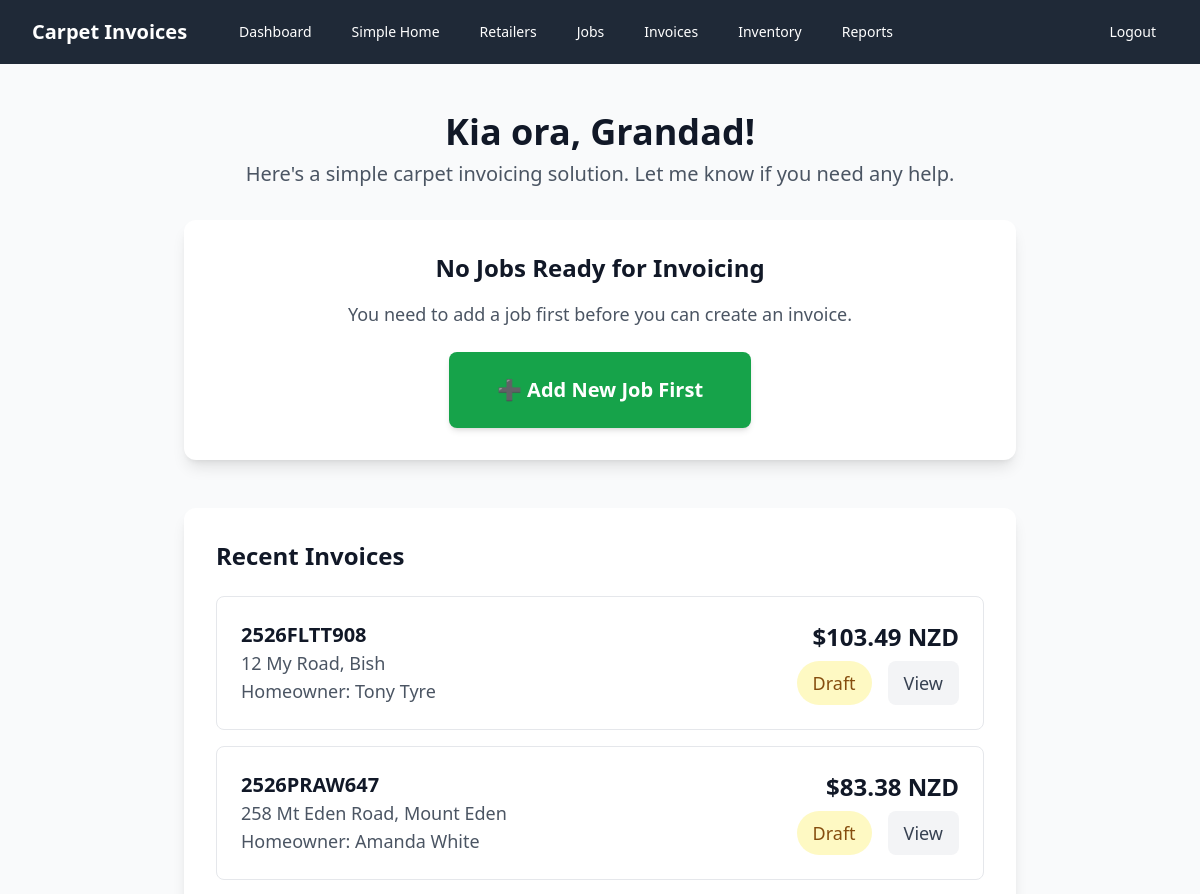
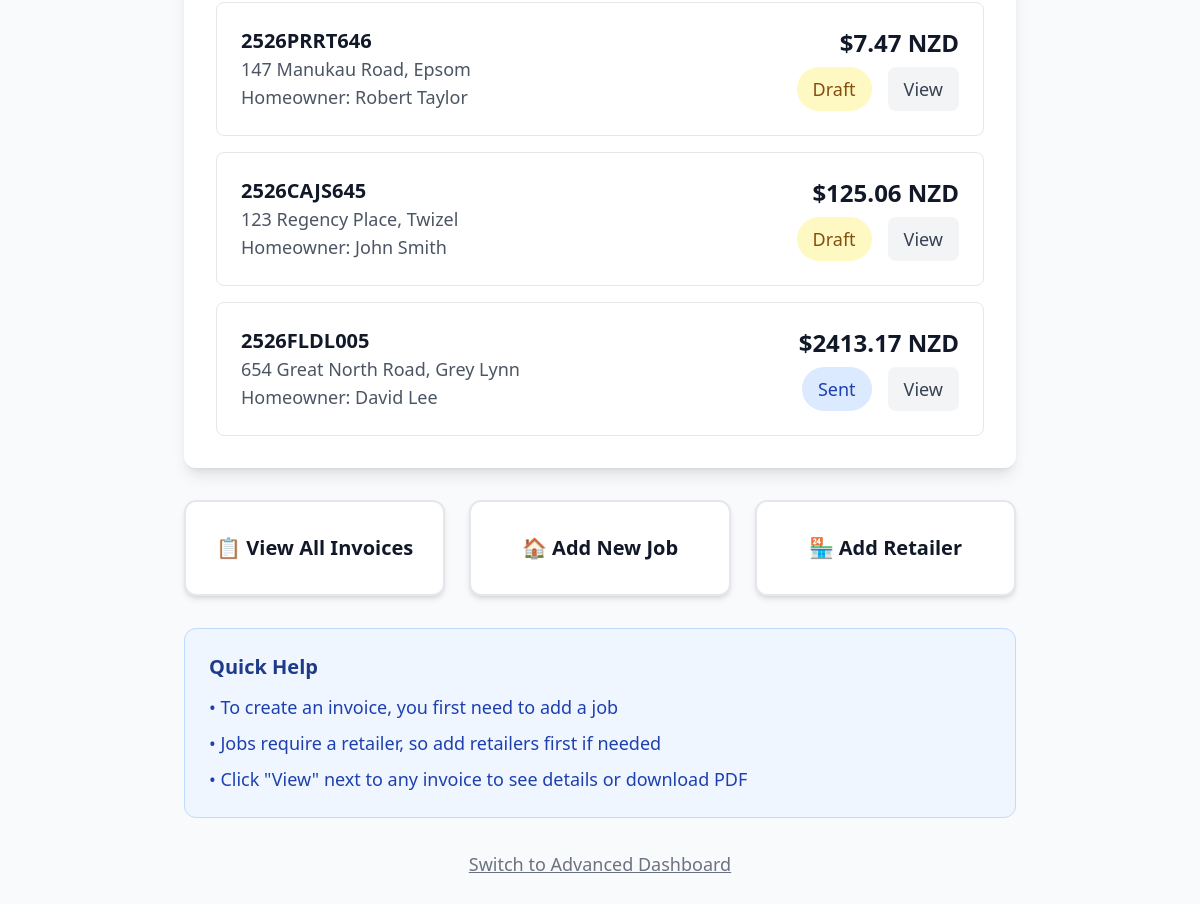
The page /simple-home (signed in) on the database its author committed (2 pictures, top to bottom).
### models.py (models this page shows, shortened)
class Invoice(db.Model):
    id = db.Column(db.Integer, primary_key=True)
    invoice_code = db.Column(db.String(100), unique=True, nullable=False, index=True)
    job_id = db.Column(db.Integer, ForeignKey('job.id'), nullable=False, index=True)
    date_created = db.Column(db.Date, nullable=False, default=datetime.now().date, index=True)
    status = db.Column(db.String(20), nullable=False, default='draft', index=True)  # draft, sent, paid
    gst_percentage = db.Column(db.Float, nullable=False, default=15.0)
    subtotal = db.Column(db.Float, nullable=False, default=0.0)
    gst_amount = db.Column(db.Float, nullable=False, default=0.0)
    total = db.Column(db.Float, nullable=False, default=0.0, index=True)
    job = relationship("Job", back_populates="invoices")
    lines = relationship("InvoiceLine", back_populates="invoice", cascade="all, delete-orphan")
    files = relationship("FileStore", back_populates="invoice", cascade="all, delete-orphan")

class Job(db.Model):
    id = db.Column(db.Integer, primary_key=True)
    street_address = db.Column(db.String(200), nullable=False)
    suburb = db.Column(db.String(100), nullable=False)
    town_city = db.Column(db.String(100), nullable=False)
    retailer_id = db.Column(db.Integer, ForeignKey('retailer.id'), nullable=False)
    homeowner_name = db.Column(db.String(100), nullable=False)
    homeowner_phone = db.Column(db.String(20), nullable=False)
    date_completed = db.Column(db.Date, nullable=False)
    retailer = relationship("Retailer", back_populates="jobs")
    invoices = relationship("Invoice", back_populates="job")

### app.py (the view)
@app.route('/simple-home')
@login_required
def simple_home():
    recent_invoices = db.session.query(Invoice).join(Job).join(Retailer).order_by(Invoice.date_created.desc()).limit(5).all()
    jobs_without_invoices = db.session.query(Job).outerjoin(Invoice).filter(Invoice.id == None).order_by(Job.date_completed.desc()).limit(5).all()
    return render_template('simple_home.html',
                         recent_invoices=recent_invoices,
                         jobs_without_invoices=jobs_without_invoices)

### app.py (called while the page is built)
def login_required(f):
    from functools import wraps
    @wraps(f)
    def decorated_function(*args, **kwargs):
        if not session.get('logged_in'):
            return redirect(url_for('login'))
        return f(*args, **kwargs)
    return decorated_function

def format_nz_currency(amount):
    return f"${amount:.2f} NZD"

@app.template_filter('nz_currency')
def nz_currency_filter(amount):
    return format_nz_currency(amount)

### templates/simple_home.html (shortened to what this page needs)
{% extends "base.html" %}
{% block content %}
<div class="min-h-screen bg-gray-50 py-6">
    <div class="max-w-4xl mx-auto px-4 sm:px-6 lg:px-8">
        <div class="text-center mb-8">
            <h1 class="text-4xl font-bold text-gray-900 mb-2">Kia ora, Grandad!</h1>
            <p class="text-xl text-gray-600">Here's a simple carpet invoicing solution. Let me know if you need any help.</p>
        </div>
        <div class="text-center mb-12">
            {% if jobs_without_invoices %}
                <div class="bg-white rounded-xl shadow-lg p-8 mb-8">
                    <h2 class="text-2xl font-semibold text-gray-900 mb-6">Create Invoice for Completed Job</h2>
                    <div class="space-y-4">
                        {% for job in jobs_without_invoices %}
                        <a href="{{ url_for('add_invoice', job_id=job.id) }}"
                           class="block w-full bg-blue-600 hover:bg-blue-700 text-white text-xl font-semibold py-6 px-8 rounded-lg transition-colors duration-200 shadow-md">
                            🧾 Create Invoice for {{ job.street_address }}, {{ job.suburb }}
                            <div class="text-lg font-normal mt-2">Homeowner: {{ job.homeowner_name }} | Retailer: {{ job.retailer.name }}</div>
                        </a>
                        {% endfor %}
                    </div>
                </div>
                <div class="bg-green-50 rounded-xl shadow-lg p-6">
                    <a href="{{ url_for('add_job') }}"
                       class="inline-block bg-green-600 hover:bg-green-700 text-white text-xl font-semibold py-4 px-8 rounded-lg transition-colors duration-200 shadow-md">
                        ➕ Add Another Job
                    </a>
                    <p class="text-sm text-green-700 mt-2">Add more carpet installation jobs</p>
                </div>
            {% else %}
                <div class="bg-white rounded-xl shadow-lg p-8 mb-8">
                    <h2 class="text-2xl font-semibold text-gray-900 mb-4">No Jobs Ready for Invoicing</h2>
                    <p class="text-lg text-gray-600 mb-6">You need to add a job first before you can create an invoice.</p>
                    <a href="{{ url_for('add_job') }}"
                       class="inline-block bg-green-600 hover:bg-green-700 text-white text-xl font-semibold py-6 px-12 rounded-lg transition-colors duration-200 shadow-md">
                        ➕ Add New Job First
                    </a>
                </div>
            {% endif %}
        </div>
        <div class="bg-white rounded-xl shadow-lg p-8 mb-8">
            <h2 class="text-2xl font-semibold text-gray-900 mb-6">Recent Invoices</h2>
            {% if recent_invoices %}
                <div class="space-y-4">
                    {% for invoice in recent_invoices %}
                    <div class="border border-gray-200 rounded-lg p-6 hover:shadow-md transition-shadow">
                        <div class="flex flex-col sm:flex-row sm:items-center sm:justify-between">
                            <div class="mb-4 sm:mb-0">
                                <h3 class="text-xl font-semibold text-gray-900">{{ invoice.invoice_code }}</h3>
                                <p class="text-lg text-gray-600">{{ invoice.job.street_address }}, {{ invoice.job.suburb }}</p>
                                <p class="text-lg text-gray-600">Homeowner: {{ invoice.job.homeowner_name }}</p>
                            </div>
                            <div class="flex flex-col sm:items-end">
                                <div class="text-2xl font-bold text-gray-900 mb-2">{{ invoice.total | nz_currency }}</div>
                                <div class="flex items-center space-x-4">
                                    <span class="inline-flex px-4 py-2 text-lg font-medium rounded-full
                                        {% if invoice.status == 'paid' %}bg-green-100 text-green-800
                                        {% elif invoice.status == 'sent' %}bg-blue-100 text-blue-800
                                        {% else %}bg-yellow-100 text-yellow-800{% endif %}">
                                        {{ invoice.status.title() }}
                                    </span>
                                    <a href="{{ url_for('invoice_preview', invoice_id=invoice.id) }}"
                                       class="bg-gray-100 hover:bg-gray-200 text-gray-700 px-4 py-2 rounded-lg text-lg font-medium transition-colors">
                                        View
                                    </a>
                                </div>
                            </div>
                        </div>
                    </div>
                    {% endfor %}
                </div>
            {% else %}
                <div class="text-center py-8">
                    <p class="text-xl text-gray-500 mb-4">No invoices created yet</p>
                    <p class="text-lg text-gray-400">Your recent invoices will appear here</p>
                </div>
            {% endif %}
        </div>
        <div class="grid grid-cols-1 md:grid-cols-3 gap-6">
            <a href="{{ url_for('invoices') }}"
               class="bg-white hover:bg-gray-50 border-2 border-gray-200 text-gray-900 text-xl font-semibold py-8 px-6 rounded-xl text-center transition-colors duration-200 shadow-md">
                📋 View All Invoices
            </a>
            <a href="{{ url_for('add_job') }}"
               class="bg-white hover:bg-gray-50 border-2 border-gray-200 text-gray-900 text-xl font-semibold py-8 px-6 rounded-xl text-center transition-colors duration-200 shadow-md">
                🏠 Add New Job
            </a>
            <a href="{{ url_for('add_retailer') }}"
               class="bg-white hover:bg-gray-50 border-2 border-gray-200 text-gray-900 text-xl font-semibold py-8 px-6 rounded-xl text-center transition-colors duration-200 shadow-md">
                🏪 Add Retailer
            </a>
        </div>
        <div class="bg-blue-50 border border-blue-200 rounded-xl p-6 mt-8">
            <h3 class="text-xl font-semibold text-blue-900 mb-3">Quick Help</h3>
            <div class="text-lg text-blue-800 space-y-2">
                <p>• To create an invoice, you first need to add a job</p>
                <p>• Jobs require a retailer, so add retailers first if needed</p>
                <p>• Click "View" next to any invoice to see details or download PDF</p>
            </div>
        </div>
        <div class="text-center mt-8">
            <a href="{{ url_for('index') }}"
               class="inline-block text-lg text-gray-500 hover:text-gray-700 underline">
                Switch to Advanced Dashboard
            </a>
        </div>
    </div>
</div>
{% endblock %}

### rows shown on the page
Invoice: invoice_code "2526FLTT908", job.street_address "12 My Road", job.suburb "Bish", job.homeowner_name "Tony Tyre", total|nz_currency "$103.49 NZD", status "Draft"
Invoice: invoice_code "2526PRAW647", job.street_address "258 Mt Eden Road", job.suburb "Mount Eden", job.homeowner_name "Amanda White", total|nz_currency "$83.38 NZD", status "Draft"
Invoice: invoice_code "2526PRRT646", job.street_address "147 Manukau Road", job.suburb "Epsom", job.homeowner_name "Robert Taylor", total|nz_currency "$7.47 NZD", status "Draft"
Invoice: invoice_code "2526CAJS645", job.street_address "123 Regency Place", job.suburb "Twizel", job.homeowner_name "John Smith", total|nz_currency "$125.06 NZD", status "Draft"
Invoice: invoice_code "2526FLDL005", job.street_address "654 Great North Road", job.suburb "Grey Lynn", job.homeowner_name "David Lee", total|nz_currency "$2413.17 NZD", status "Sent"
